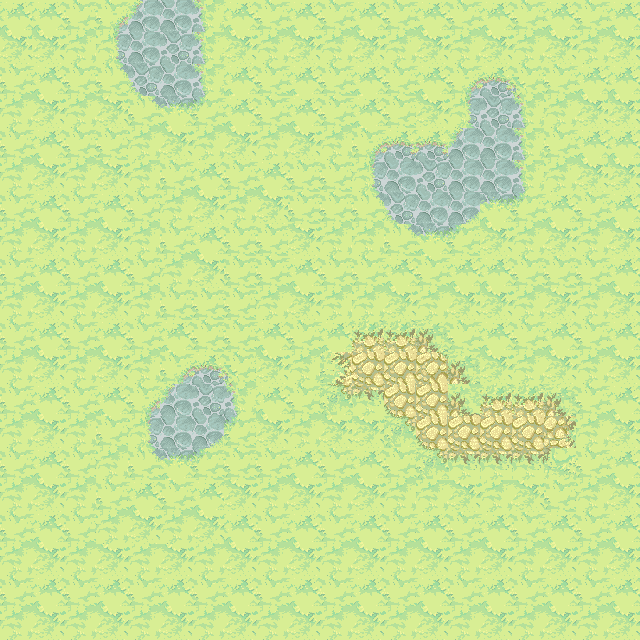

A 2D game scene composited from a Tiled map and its tileset images. What follows is a short description and the map's XML, with each tile layer's data collapsed to a summary:
An orthogonal 20x20 tile map with 32x32 px tiles, 1 tile layer (background), 1 hidden layer not drawn, 6 tilesets.

<map version="1.0" orientation="orthogonal" renderorder="right-down" width="20" height="20" tilewidth="32" tileheight="32" nextobjectid="16">
 <tileset firstgid="1" name="ObjectLayer" tilewidth="32" tileheight="32" tilecount="84" columns="14">
  <image source="ObjectLayer.png" width="477" height="219" />
 </tileset>
 <tileset firstgid="85" name="ground_tiles" tilewidth="32" tileheight="32" tilecount="441" columns="21">
  <image source="ground_tiles.png" width="672" height="701" />
  <terraintypes>
   <terrain name="pradera" tile="43" />
   <terrain name="tierra" tile="106" />
   <terrain name="agua" tile="191" />
   <terrain name="piedra" tile="67" />
   <terrain name="mancha tierra" tile="34" />
   <terrain name="mancha gris" tile="99" />
   <terrain name="piedra marron" tile="274" />
  </terraintypes>
  <tile id="12" terrain="1,1,1,4" />
  <tile id="13" terrain="1,1,4,4" />
  <tile id="14" terrain="1,1,4,1" />
  <tile id="15" terrain="4,4,4,1" />
  <tile id="16" terrain="4,4,1,4" />
  <tile id="33" terrain="1,4,1,4" />
  <tile id="34" terrain="4,4,4,4" />
  <tile id="35" terrain="4,1,4,1" />
  <tile id="36" terrain="4,1,4,4" />
  <tile id="37" terrain="1,4,4,4" />
  <tile id="43" terrain="0,0,0,0" />
  <tile id="44" terrain="0,0,0,0" />
  <tile id="54" terrain="1,4,1,1" />
  <tile id="55" terrain="4,4,1,1" />
  <tile id="56" terrain="4,1,1,1" />
  <tile id="64" terrain="0,0,0,0" />
  <tile id="65" terrain="0,0,0,0" />
  <tile id="67" terrain="3,3,3,3" />
  <tile id="72" terrain="0,0,0,1" />
  <tile id="73" terrain="0,0,1,0" />
  <tile id="90" terrain="0,0,0,1" />
  <tile id="91" terrain="0,0,1,1" />
  <tile id="92" terrain="0,0,1,0" />
  <tile id="93" terrain="0,1,0,0" />
  <tile id="94" terrain="1,0,0,0" />
  <tile id="96" terrain="1,1,1,5" />
  <tile id="97" terrain="1,1,5,5" />
  <tile id="98" terrain="1,1,5,1" />
  <tile id="106" terrain="1,1,1,1" />
  <tile id="107" terrain="1,1,1,1" />
  <tile id="108" terrain="1,1,1,1" />
  <tile id="111" terrain="0,1,0,1" />
  <tile id="113" terrain="1,0,1,0" />
  <tile id="114" terrain="1,1,1,0" />
  <tile id="115" terrain="1,1,0,1" />
  <tile id="117" terrain="1,5,1,5" />
  <tile id="119" terrain="5,1,5,1" />
  <tile id="120" terrain="1,5,5,1" />
  <tile id="121" terrain="5,1,1,5" />
  <tile id="127" terrain="1,1,1,1" />
  <tile id="128" terrain="1,1,1,1" />
  <tile id="129" terrain="1,1,1,1" />
  <tile id="132" terrain="0,1,0,0" />
  <tile id="133" terrain="1,1,0,0" />
  <tile id="134" terrain="1,0,0,0" />
  <tile id="135" terrain="1,0,1,1" />
  <tile id="136" terrain="0,1,1,1" />
  <tile id="137" terrain=",,2," />
  <tile id="138" terrain="1,5,1,1" />
  <tile id="139" terrain="5,5,1,1" />
  <tile id="140" terrain="5,1,1,1" />
  <tile id="141" terrain="5,1,1,5" />
  <tile id="142" terrain="1,5,5,1" />
  <tile id="148" terrain="1,1,1,1" />
  <tile id="149" terrain="1,1,1,1" />
  <tile id="150" terrain="1,1,1,1" />
  <tile id="158" terrain="2,,," />
  <tile id="174" terrain="0,0,0,2" />
  <tile id="175" terrain="0,0,2,2" />
  <tile id="176" terrain="0,0,2,0" />
  <tile id="177" terrain="0,0,0,0" />
  <tile id="190" terrain="2,2,2,2" />
  <tile id="191" terrain="2,2,2,2" />
  <tile id="192" terrain=",,,3" />
  <tile id="193" terrain=",,3,3" />
  <tile id="194" terrain=",,3," />
  <tile id="195" terrain="0,2,0,2" />
  <tile id="196" terrain="2,2,2,2" />
  <tile id="197" terrain="2,0,2,0" />
  <tile id="198" terrain="0,2,2,2" />
  <tile id="199" terrain="2,0,2,2" />
  <tile id="211" terrain="2,2,2,2" />
  <tile id="212" terrain="2,2,2,2" />
  <tile id="213" terrain=",3,,3" />
  <tile id="214" terrain="2,2,2,2" />
  <tile id="215" terrain="3,,3," />
  <tile id="216" terrain="0,2,0,0" />
  <tile id="217" terrain="2,2,0,0" />
  <tile id="218" terrain="2,0,0,0" />
  <tile id="219" terrain="2,2,0,2" />
  <tile id="220" terrain="2,2,2,0" />
  <tile id="234" terrain=",3,," />
  <tile id="235" terrain="3,3,," />
  <tile id="236" terrain="3,,," />
  <tile id="258" terrain="0,0,0,0" />
  <tile id="259" terrain="0,0,6,6" />
  <tile id="260" terrain="0,0,6,0" />
  <tile id="262" terrain="6,0,6,0" />
  <tile id="274" terrain="6,6,6,6" />
  <tile id="275" terrain="6,6,6,6" />
  <tile id="277" terrain="6,6,6,0" />
  <tile id="278" terrain="0,6,0,6" />
  <tile id="279" terrain="0,6,0,6" />
  <tile id="280" terrain="6,6,6,6" />
  <tile id="281" terrain="6,6,6,0" />
  <tile id="282" terrain="6,6,6,0" />
  <tile id="283" terrain="6,6,0,6" />
  <tile id="295" terrain="6,6,6,6" />
  <tile id="296" terrain="6,6,6,6" />
  <tile id="298" terrain="6,0,6,6" />
  <tile id="299" terrain="0,6,6,6" />
  <tile id="300" terrain="0,6,0,0" />
  <tile id="301" terrain="6,6,0,0" />
  <tile id="302" terrain="6,0,0,0" />
  <tile id="303" terrain="6,0,6,6" />
  <tile id="304" terrain="0,6,6,6" />
 </tileset>
 <tileset firstgid="526" name="Extra_Unfinished4" tilewidth="32" tileheight="32" tilecount="88" columns="11">
  <image source="Extra_Unfinished4.png" width="360" height="266" />
 </tileset>
 <tileset firstgid="614" name="Cliff_tileset" tilewidth="32" tileheight="32" tilecount="240" columns="15">
  <image source="Cliff_tileset.png" width="503" height="518" />
 </tileset>
 <tileset firstgid="854" name="graphics-tiles-waterflow" tilewidth="32" tileheight="32" tilecount="81" columns="9">
  <image source="graphics-tiles-waterflow.png" width="319" height="293" />
 </tileset>
 <tileset firstgid="935" name="meta_tiles" tilewidth="32" tileheight="32" spacing="1" margin="1" tilecount="2" columns="2">
  <image source="meta_tiles.png" width="67" height="34" />
  <tile id="0">
   <properties>
    <property name="colisionable" value="true" />
    <property name="objeto" value="piedra" />
   </properties>
  </tile>
  <tile id="1">
   <properties>
    <property name="colisionable" value="true" />
    <property name="objeto" value="agua" />
   </properties>
  </tile>
 </tileset>
 <layer name="background" width="20" height="20">
  <data>[400 cells, 400 non-empty, 33 distinct tile ids]</data>
 </layer>
 <layer name="meta tiles" width="20" height="20" visible="0">
  <data>[400 cells, 66 non-empty, 2 distinct tile ids]</data>
 </layer>
</map>
